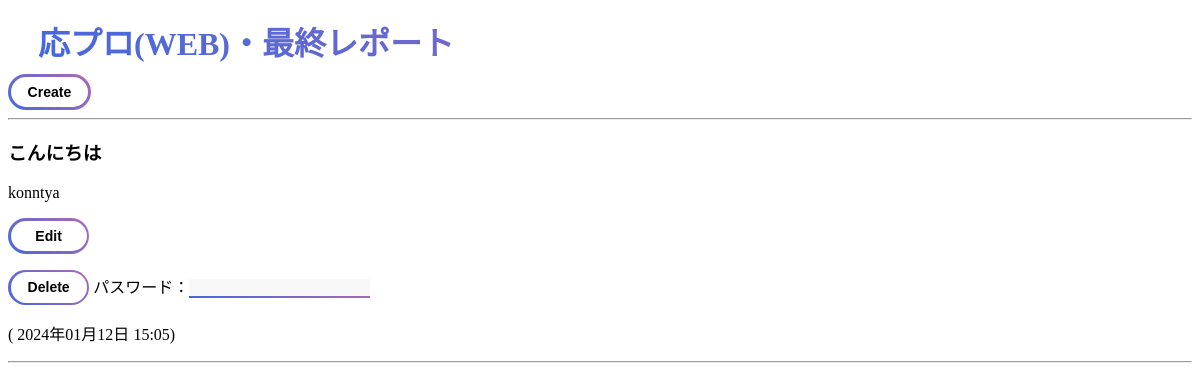
/blog/index.php, run on an earlier commit of the app's database.
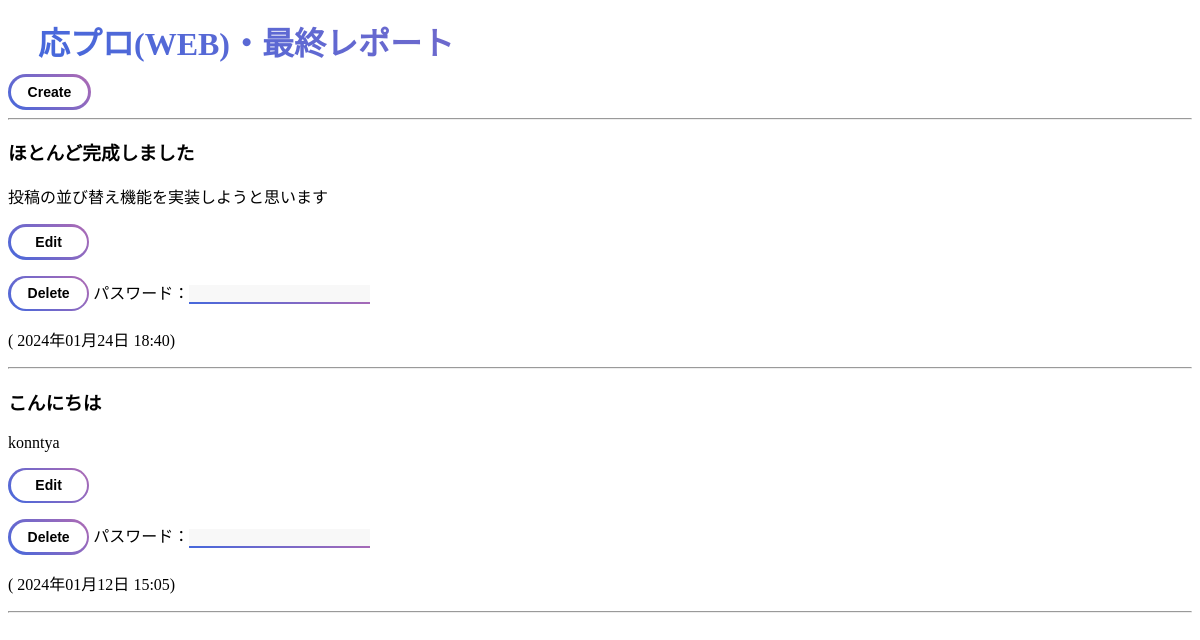
And on a later commit of the database.
### tables this page shows
CREATE TABLE posts (
id integer primary key autoincrement,
title text,
contents text,
date text );

### blog/index.php (the view, shortened to what this page needs)
<!DOCTYPE html>
<html lang="en">
<head>
   <link rel="stylesheet" href="./css/button.css">
   <link rel="stylesheet" href="./css/header.css">
   <link rel="stylesheet" href="./css/index.css">
</head>
<body>
   <header>
      <h1>応プロ(WEB)・最終レポート</h1>
   </header>
   <form action="post.php" method="post">
      <button class="bn30" type="submit">Create</button>
   </form>
   <hr />
   <?php
   try {
      $dbh = new PDO('sqlite:blog.db', '', '');
      $sth = $dbh->prepare("select * from posts order by date desc");
      $sth->execute();
      while ($row = $sth->fetch()) {
         $time = preg_split("/[\s.:-]+/", $row['date']);
         ?>
         <h3>
            <?php echo $row['title'] ?>
         </h3>
         <p>
            <?php echo $row['contents'] ?><br>
         <form action="edit.php" method="post">
            <button class="bn30" type="submit">&nbsp;&nbsp;Edit&nbsp;&nbsp;</button>
         </form>
         <p>
         <form action="delete.php" method="post">
            <button class="bn30" type="submit">Delete</button>
            パスワード：<input type="password" name="password" size="20" />
         </form>
         <p>
            (
            <?php echo $time[0] . "年" . $time[1] . "月" . $time[2] . "日 " . $time[3] . ":" . $time[4] ?>)
         </p>
         <hr />
         <?php
      }
   } catch (PDOException $e) {
      print "エラー!: " . $e->getMessage() . "<br/>";
      die();
   }
   ?>
</body>
</html>

### blog/css/button.css (style rules this page uses)
.bn30 { border: 5em; cursor: pointer; outline: none; font-size: 14px; font-weight: bold; transform: translate(0); background-image: linear-gradient(45deg, #4568dc, #b06ab3); padding: 0.7em 1.4em; border-radius: 65px; box-shadow: 1px 1px 10px rgba(255, 255, 255, 0.438); transition: box-shadow 0.25s; color: rgb(0, 0, 0); }
.bn30:after { content: ""; border-radius: 18px; position: absolute; margin: 2.7px; top: 0; left: 0; bottom: 0; right: 0; z-index: -1; background: #ffffff; }
input { border: 2.7px solid; -o-border-image: linear-gradient(45deg, #4568dc, #b06ab3) 1; border-image: linear-gradient(45deg, #4568dc, #b06ab3) 1; border-top: #ffffff; border-right: #ffffff; border-left: #ffffff; background-color: #f8f8f8; outline: none; }

### blog/css/header.css (style rules this page uses)
header { padding: 10px 30px; }
h1 { background: -webkit-linear-gradient(45deg, #4568dc, #b06ab3); -webkit-background-clip: text; background-clip: text; -webkit-text-fill-color: transparent; margin: 0%; }

What changed in the data, as far as the page shows it:
added posts: title "ほとんど完成しました", contents "投稿の並び替え機能を実装しようと思います", date "2024", date "01", date "24", date "18", date "40"
